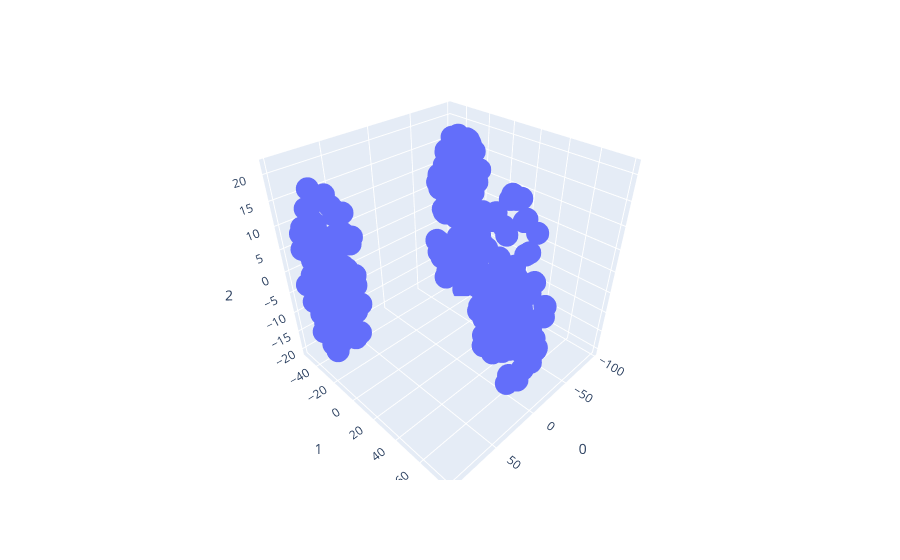

The notebook cell this image was saved under:
### Markdown cell above
### Plots

### Code cell
fig = px.scatter_3d(dimensionality_reduced_points, x=0, y=1, z=2)
fig.show()

### Figure 1 — Plotly figure (JSON) as saved in the notebook; plotly's stock layout.template omitted (floating-point values rounded to 4 significant figures; data arrays with more than 128 entries replaced by an {"elided": "..."} marker saying what was removed)
{"data": [{"hovertemplate": "0=%{x}<br>1=%{y}<br>2=%{z}<extra></extra>", "legendgroup": "", "marker": {"color": "#636efa", "symbol": "circle"}, "mode": "markers", "name": "", "scene": "scene", "showlegend": false, "type": "scatter3d", "x": {"elided": "300 float values"}, "y": {"elided": "300 float values"}, "z": {"elided": "300 float values"}}], "layout": {"legend": {"tracegroupgap": 0}, "margin": {"t": 60}, "scene": {"domain": {"x": [0, 1], "y": [0, 1]}, "xaxis": {"title": {"text": "0"}}, "yaxis": {"title": {"text": "1"}}, "zaxis": {"title": {"text": "2"}}}}}
